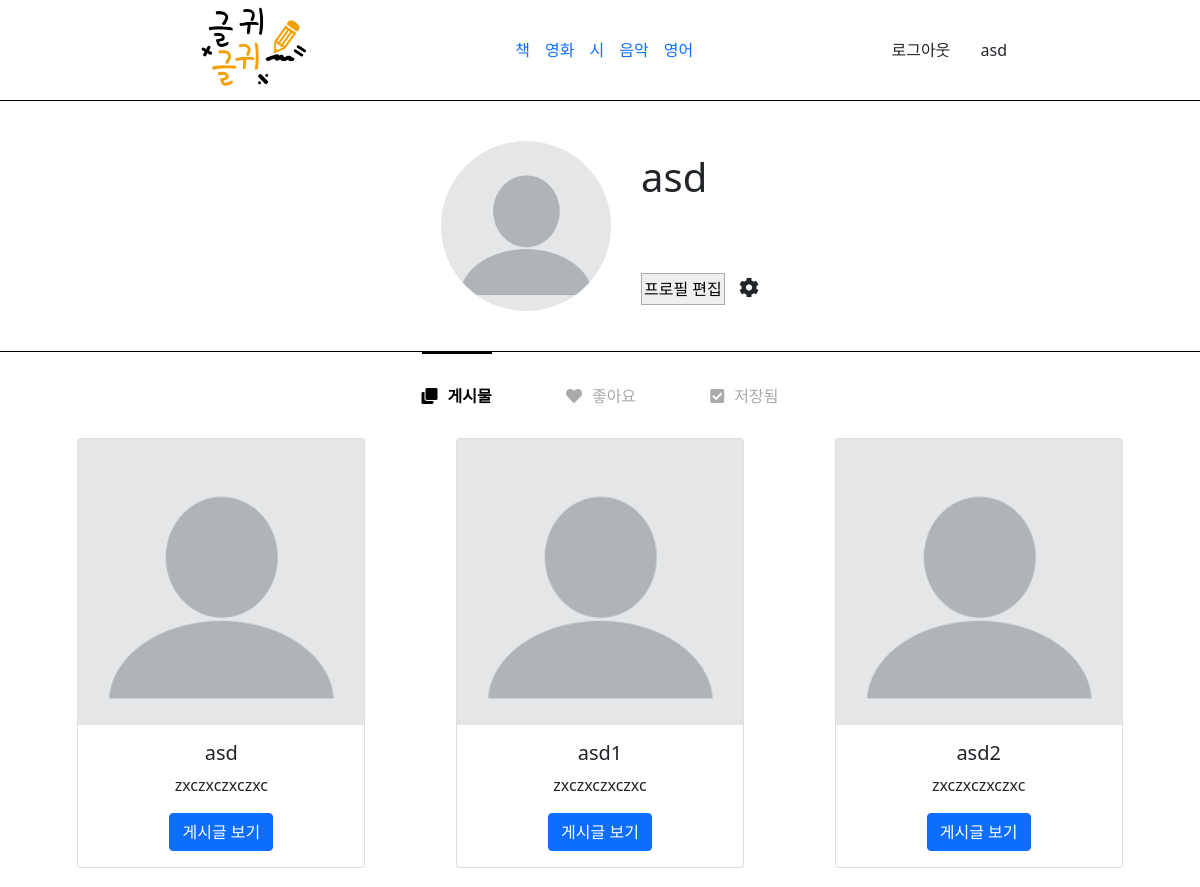
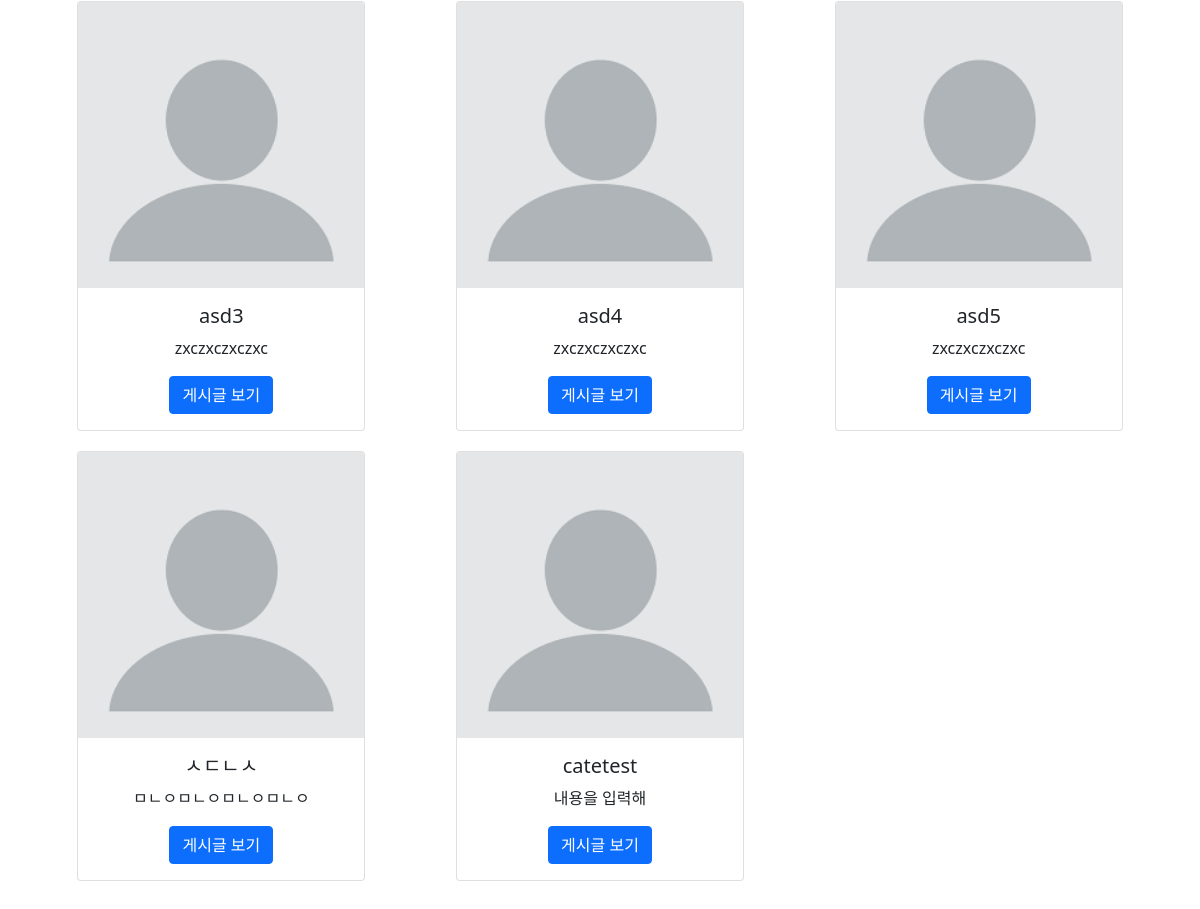
The app's page /mypage (signed in) with its own data (2 pictures, top to bottom).
### tables this page shows
CREATE TABLE `list` (
  `id` int(11) NOT NULL,
  `title` varchar(100) NOT NULL,
  `content` varchar(1000) NOT NULL,
  `copy` varchar(50) NOT NULL,
  `cate` varchar(100) NOT NULL,
  `writer` varchar(50) NOT NULL,
  `writedate` datetime NOT NULL DEFAULT current_timestamp(),
  `viewcnt` int(10) NOT NULL DEFAULT 0,
  `sug` int(10) NOT NULL DEFAULT 0,
  `recnt` int(10) NOT NULL DEFAULT 0
);

### src/helper.php (called while the page is built, shortened)
<?php
    function view($page, $list = [], $list1 = [], $list2 = []) {
        require VIEW."/header.php";
        require VIEW."/$page.php";
        exit;
    }

### src/Controller/ViewController.php (called while the page is built, shortened)
<?php
    class ViewController {
        static function mypage() {
            $list = DB::fetchAll("SELECT * FROM list WHERE writer = ?", [$_SESSION['user']->id]);
            $list1 = DB::fetchAll("SELECT l.* FROM
                                   (SELECT * FROM liketable WHERE user_id = ?) AS lt
                                   INNER JOIN list AS l ON l.id = lt.code", [$_SESSION['user']->id]);
            $list2 = DB::fetchAll("SELECT l.* FROM
                                   (SELECT * FROM savetable WHERE user_id = ?) AS st
                                   INNER JOIN list AS l ON l.id = st.code", [$_SESSION['user']->id]);
            view('mypage', $list, $list1, $list2);
        }
    }

### src/web.php (called while the page is built, shortened)
<?php
    Route::start();

### public/index.php (called while the page is built, shortened)
<?php
    require SRC."/helper.php";
    require SRC."/web.php";

### src/App/DB.php (called while the page is built, shortened)
<?php
    class DB {
        static $db = null;
        static function getDB() {
            if(self::$db == null) {
                self::$db = new \PDO("mysql:host=localhost; dbname=geulgwi; charset=utf8mb4", "root", "", [
                    19=>5,
                    3=>2
                ]);
            }
            return self::$db;
        }
        static function query($sql, $data = []) {
            $q = self::getDB()->prepare($sql, $data);
            $q->execute($data);
            return $q;
        }
        static function fetchAll($sql, $data = []) {
            return self::query($sql, $data)->fetchAll();
        }
    }

### src/View/mypage.php (the view, shortened to what this page needs)
<header>
    <div class="box">
        <div class="logo">
            <a href="/"><img src="./resource/img/logo.png" alt="로고" title="로고"></a>
        </div>
        <nav>
            <ul style="margin: 0; padding: 0;">
                <li><a href="#">책</a></li>
                <li><a href="#">영화</a></li>
                <li><a href="#">시</a></li>
                <li><a href="#">음악</a></li>
                <li><a href="#">영어</a></li>
            </ul>
        </nav>
        <div class="ect">
            <?php if(isset($_SESSION['user'])) : ?>
                <a href="/logout" class="btn logout">로그아웃</a>
                <a href="/mypage" class="btn"><?= $_SESSION['user']->id ?></a>
            <?php else : ?>
                <a href="/login" class="btn login">로그인</a>
                <a href="/register" class="btn register">회원가입</a>
            <?php endif; ?>
        </div>
    </div>
</header>
<section class="mypage">
    <div class="user_info">
        <div class="box">
            <div class="image" style="margin-right:30px">
                <img src="./profile/<?= $_SESSION['user']->profile ?>" alt="user_profile">
            </div>
            <div class="text">
                <div style="font-size:30pt" class="user_name"><?= $_SESSION['user']->id ?></div>
                <div class="mb-3">
                </div>
                <div class="edit">
                    <button class="edit-btn">프로필 편집</button>
                    <i style="font-size:20px; margin-left:10px;" class="fas fa-cog"></i>
                </div>
            </div>
        </div>
    </div>
    <div class="container mb-5">
        <label for="post"><i style="margin-right:10px;" class="fas fa-clone"></i>게시물</label>
        <label for="like" style="margin:0 70px;"><i style="margin-right:10px;" class="fas fa-heart"></i>좋아요</label>
        <label for="save"><i style="margin-right:10px;" class="fas fa-check-square"></i>저장됨</label>
        <div class="post">
            <?php foreach($list as $item) : ?>
                <div class="card" style="width: 18rem;">
                    <img src="./profile/profile.png" class="card-img-top" alt="...">
                    <div class="card-body">
                        <h5 class="card-title"><?= $item->title ?></h5>
                        <p class="card-text"><?= $item->content ?></p>
                        <a href="/view?id=<?= $item->id ?>" class="btn btn-primary">게시글 보기</a>
                    </div>
                </div>
            <?php endforeach; ?>
        </div>
    </div>
</section>

### src/App/Route.php (shortened to what this page needs)
<?php
    class Route {
        static $pages = [];
        static function __callStatic($name, $arg) {
            if(strtolower($_SERVER['REQUEST_METHOD']) == $name) {
                self::$pages[] = $arg;
            }
        }
        static function start() {
            $url = explode("?", $_SERVER['REQUEST_URI'])[0];
            foreach(self::$pages as $page) {
                if($url == $page[0]) {
                    $action = explode("@", $page[1]);
                    $con = new $conName();
                    $con->{$action[1]}();
                    exit;
                }
            }
        }
    }

### public/resource/css/style.css (style rules this page uses)
* { margin: 0; padding: 0; box-sizing: border-box; }
ul, li { list-style: none; }
a, a:hover { text-decoration: none; }
header { border-bottom: 1px solid #000; }
header .box { margin: 0 auto; width: 70%; display: flex; align-items: center; justify-content: space-between; }
header .logo img { width: 150px; height: 100px; object-fit: cover; }
header ul { display: flex; }
header ul li:not(li:nth-child(5)) { margin-right: 15px; }
.image { width: calc(100% / 3); height: 100%; }
.mypage .user_info { display: flex; align-items: center; justify-content: center; border-bottom: 1px solid #000; }
.mypage .user_info .box { height: 250px; padding: 40px 0; display: flex; align-items: center; justify-content: space-between; }
.mypage .user_info .box img { border-radius: 50%; height: 100%; }
.mypage .user_info .box .text { height: 100%; display: flex; flex-direction: column; justify-content: space-around; }
.mypage .user_info .box .edit-btn { border: 1px solid #aaa; padding: 3px 2px; }
.mypage .container { text-align: center; }
.mypage .container > div { display: none; grid-template-columns: 1fr 1fr 1fr; gap: 20px; }
.mypage .container > div .card { margin: 0 auto; }
.mypage label { color: #aaa; padding: 30px 0; }
.mypage input[id='post']:checked ~ label[for='post'], .mypage input[id='like']:checked ~ label[for='like'], .mypage input[id='save']:checked ~ label[for='save'] { color: #000; font-weight: bold; border-top: 2px solid #000; }
.mypage input[id='post']:checked ~ .post, .mypage input[id='like']:checked ~ .like, .mypage input[id='save']:checked ~ .save { display: grid; }

### records on screen
list: title "asd", content "zxczxczxczxc"
list: title "asd1", content "zxczxczxczxc"
list: title "asd2", content "zxczxczxczxc"
list: title "asd3", content "zxczxczxczxc"
list: title "asd4", content "zxczxczxczxc"
list: title "asd5", content "zxczxczxczxc"
list: title "ㅅㄷㄴㅅ", content "ㅁㄴㅇㅁㄴㅇㅁㄴㅇㅁㄴㅇ"
list: title "catetest", content "내용을 입력해"
